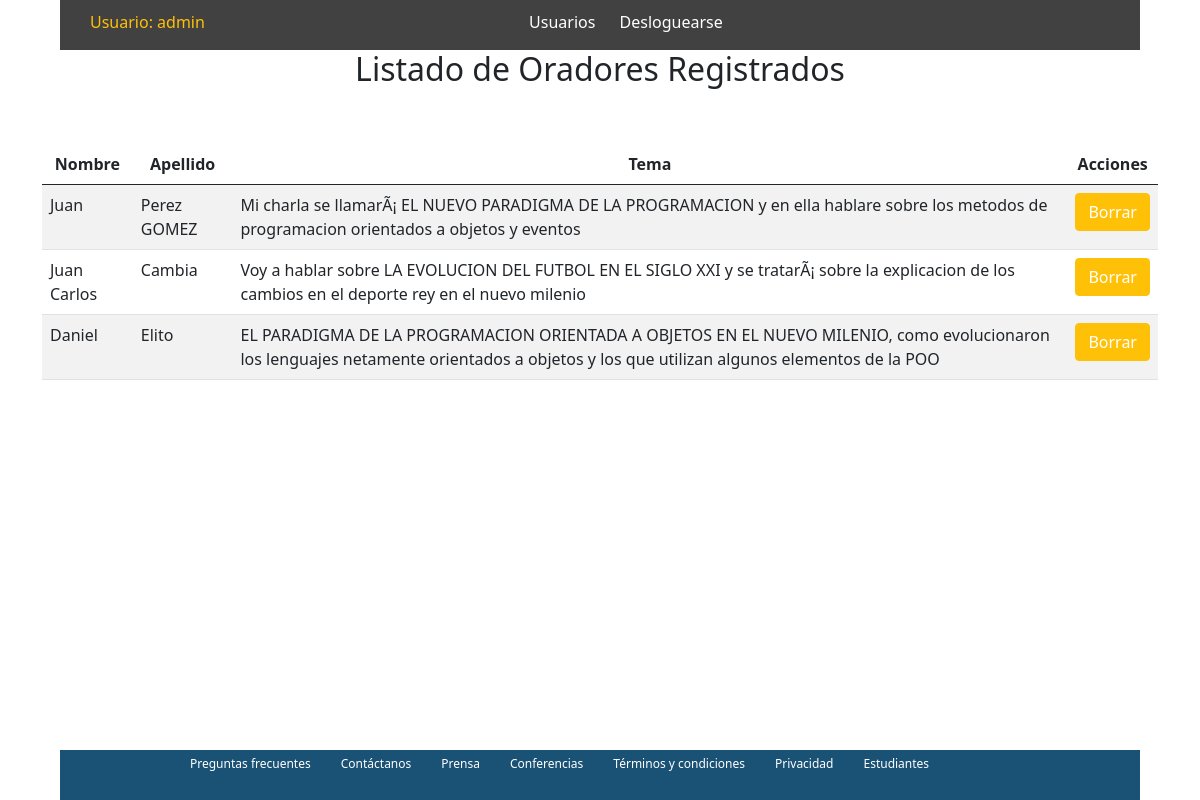
Screenshot of /oradores.php (signed in) with the database file from the repository.
### tables this page shows
CREATE TABLE `oradores` (
  `id` int(11) NOT NULL,
  `nombre` varchar(50) NOT NULL,
  `apellido` varchar(50) NOT NULL,
  `tema` text NOT NULL,
  `usu_id` int(11) NOT NULL
);

### conexion.php (called while the page is built, shortened)
<?php
class conexion{
    private $servidor ="localhost";
    private $usuario ="root";
    private $pass = "";
    private $conexion;
    public function __construct(){
        try{
            $this->conexion = new PDO("mysql:host=$this->servidor;dbname=crud",$this->usuario,$this->pass);
            $this->conexion->setAttribute(PDO::ATTR_ERRMODE,PDO::ERRMODE_EXCEPTION);
        }catch(PDOException $e){
            return "Falla de Conexión".$e;
        }
    }
    public function consultar($sql){
        $sentencia = $this->conexion->prepare($sql);
        $sentencia->execute();
        return $sentencia->fetchAll();
    }
}
?>

### oradores.php (the view, shortened to what this page needs)
<?php
include ('header.php');
include ('conexion.php');
?>
<?php
if(isset($_SESSION['usuario'])){
    $user = $_SESSION['usuario'];
}
?>
<header>
    <nav class="navsup2 ">
        <span class="textosupizq2 text-warning">Usuario: <? echo $user;?></span>
        <span><a href="listado.php" class="espaciomini">Usuarios</a></span>
        <span><a href="salir.php" class="espaciomini">Desloguearse</a></span>
    </nav>
</header>
<?php
$conexion = new conexion();
$respuestas= $conexion->consultar("SELECT * FROM `oradores`  ");
?>
    <h2 class="text-center">Listado de Oradores Registrados</h2><br><br>
    <div class="container">
    <table class="table table-striped">
        <thead>
            <th class="text-center">Nombre</th>
            <th class="text-center">Apellido</th>
            <th class="text-center">Tema</th>
            <th class="text-center">Acciones</th>
        </thead>
        <tbody>
        <?php
foreach($respuestas as $respuesta){ ?>
            <tr>
                <td><?php echo $respuesta['nombre'];?></td>
                <td><?php echo $respuesta['apellido'];?></td>
                <td><?php echo $respuesta['tema'];?></td>
                <td class="text-center">
                    <button class="btn btn-warning"><a href="eliminar.php?a=<? echo $respuesta['id'] ?>">Borrar</a></button>
                </td>
            </tr>
<?php
}
?>
    </table><br><br>
</div>
<div style="position: absolute;bottom: 0;width: 100%;">
    <?php
        include ('footer.php');
    ?>

### estilos.css (style rules this page uses)
.navsup2 { background-color: rgb(66, 65, 65); height: 50px; margin: auto; width: 90%; padding: 10px; }
a:link { color: white; background-color: transparent; text-decoration: none; }
.espaciomini { margin-left: 20px; }
.textosupizq2 { color: white; text-align: left; padding-left: 20px; margin: auto; }

### rows the page displays
oradores: nombre "Juan", apellido "Perez GOMEZ", tema "Mi charla se llamarÃ¡ EL NUEVO PARADIGMA DE LA PROGRAMACION y en ella hablare sobre los metodos de programacion orientados a objetos y eventos"
oradores: nombre "Juan Carlos", apellido "Cambia", tema "Voy a hablar sobre LA EVOLUCION DEL FUTBOL EN EL SIGLO XXI y se tratarÃ¡ sobre la explicacion de los cambios en el deporte rey en el nuevo milenio"
oradores: nombre "Daniel", apellido "Elito", tema "EL PARADIGMA DE LA PROGRAMACION ORIENTADA A OBJETOS EN EL NUEVO MILENIO, como evolucionaron los lenguajes netamente orientados a objetos y los que utilizan algunos elementos de la POO"

### other values shown
$user "admin"
